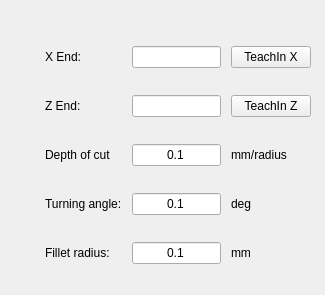
   <widget class="QWidget" name="pageTurning">
    <widget class="QWidget" name="gridLayoutWidget_2">
     <property name="geometry">
      <rect>
       <x>40</x>
       <y>25</y>
       <width>276</width>
       <height>261</height>
      </rect>
     </property>
     <layout class="QGridLayout" name="gridLayout_3">
      <property name="leftMargin">
       <number>5</number>
      </property>
      <property name="rightMargin">
       <number>5</number>
      </property>
      <property name="horizontalSpacing">
       <number>10</number>
      </property>
      <item row="2" column="2">
       <widget class="VCPSettingsLineEdit" name="turningDoc">
        <property name="styleSheet">
         <string notr="true">font: 11pt &quot;Noto Sans&quot;;</string>
        </property>
        <property name="text">
         <string>0.1</string>
        </property>
        <property name="frame">
         <bool>true</bool>
        </property>
        <property name="alignment">
         <set>Qt::AlignCenter</set>
        </property>
        <property name="settingName" stdset="0">
         <string>smart_numpad.quick-cycles-doc</string>
        </property>
        <property name="textFormat" stdset="0">
         <string/>
        </property>
       </widget>
      </item>
      <item row="4" column="2">
       <widget class="VCPSettingsLineEdit" name="turningFilletRadius">
        <property name="styleSheet">
         <string notr="true">font: 11pt &quot;Noto Sans&quot;;</string>
        </property>
        <property name="text">
         <string>0.1</string>
        </property>
        <property name="alignment">
         <set>Qt::AlignCenter</set>
        </property>
        <property name="settingName" stdset="0">
         <string>smart_numpad.quick-cycles-fillet-radius</string>
        </property>
        <property name="textFormat" stdset="0">
         <string/>
        </property>
       </widget>
      </item>
      <item row="2" column="0">
       <widget class="QLabel" name="label_14">
        <property name="styleSheet">
         <string notr="true">font: 11pt &quot;Noto Sans&quot;;</string>
        </property>
        <property name="text">
         <string>Depth of cut</string>
        </property>
       </widget>
      </item>
      <item row="0" column="0">
       <widget class="QLabel" name="label_25">
        <property name="styleSheet">
         <string notr="true">font: 11pt &quot;Noto Sans&quot;;</string>
        </property>
        <property name="text">
         <string>X End:</string>
        </property>
       </widget>
      </item>
      <item row="1" column="0">
       <widget class="QLabel" name="label_26">
        <property name="styleSheet">
         <string notr="true">font: 11pt &quot;Noto Sans&quot;;</string>
        </property>
        <property name="text">
         <string>Z End:</string>
        </property>
       </widget>
      </item>
      <item row="4" column="0">
       <widget class="QLabel" name="label_27">
        <property name="styleSheet">
         <string notr="true">font: 11pt &quot;Noto Sans&quot;;</string>
        </property>
        <property name="text">
         <string>Fillet radius:</string>
        </property>
       </widget>
      </item>
      <item row="3" column="2">
       <widget class="VCPSettingsLineEdit" name="turningTurnAngle">
        <property name="styleSheet">
         <string notr="true">font: 11pt &quot;Noto Sans&quot;;</string>
        </property>
        <property name="text">
         <string>0.1</string>
        </property>
        <property name="alignment">
         <set>Qt::AlignCenter</set>
        </property>
        <property name="settingName" stdset="0">
         <string>smart_numpad.quick-cycles-turn-angle</string>
        </property>
        <property name="textFormat" stdset="0">
         <string/>
        </property>
       </widget>
      </item>
      <item row="3" column="0">
       <widget class="QLabel" name="label_28">
        <property name="styleSheet">
         <string notr="true">font: 11pt &quot;Noto Sans&quot;;</string>
        </property>
        <property name="text">
         <string>Turning angle:</string>
        </property>
       </widget>
      </item>
      <item row="2" column="3">
       <widget class="QLabel" name="label_35">
        <property name="styleSheet">
         <string notr="true">font: 11pt &quot;Noto Sans&quot;;</string>
        </property>
        <property name="text">
         <string>mm/radius</string>
        </property>
       </widget>
      </item>
      <item row="4" column="3">
       <widget class="QLabel" name="label_36">
        <property name="styleSheet">
         <string notr="true">font: 11pt &quot;Noto Sans&quot;;</string>
        </property>
        <property name="text">
         <string>mm</string>
        </property>
       </widget>
      </item>
      <item row="3" column="3">
       <widget class="QLabel" name="label_39">
        <property name="styleSheet">
         <string notr="true">font: 11pt &quot;Noto Sans&quot;;</string>
        </property>
        <property name="text">
         <string>deg</string>
        </property>
       </widget>
      </item>
      <item row="0" column="2">
       <widget class="TeachInLineEdit" name="turningXEnd">
        <property name="alignment">
         <set>Qt::AlignRight|Qt::AlignTrailing|Qt::AlignVCenter</set>
        </property>
        <property name="referenceType" stdset="0">
         <number>1</number>
        </property>
        <property name="axisNumber" stdset="0">
         <number>0</number>
        </property>
        <property name="inchFormat" stdset="0">
         <string>%9.4f</string>
        </property>
        <property name="millimeterFormat" stdset="0">
         <string>%10.3f</string>
        </property>
        <property name="degreeFormat" stdset="0">
         <string>%10.2f</string>
        </property>
        <property name="latheMode" stdset="0">
         <number>2</number>
        </property>
       </widget>
      </item>
      <item row="1" column="2">
       <widget class="TeachInLineEdit" name="turningZEnd">
        <property name="alignment">
         <set>Qt::AlignRight|Qt::AlignTrailing|Qt::AlignVCenter</set>
        </property>
        <property name="referenceType" stdset="0">
         <number>1</number>
        </property>
        <property name="axisNumber" stdset="0">
         <number>2</number>
        </property>
        <property name="inchFormat" stdset="0">
         <string>%9.4f</string>
        </property>
        <property name="millimeterFormat" stdset="0">
         <string>%10.3f</string>
        </property>
        <property name="degreeFormat" stdset="0">
         <string>%10.2f</string>
        </property>
        <property name="latheMode" stdset="0">
         <number>0</number>
        </property>
       </widget>
      </item>
      <item row="0" column="3">
       <widget class="QPushButton" name="turningTeachXBtn">
        <property name="text">
         <string>TeachIn X</string>
        </property>
       </widget>
      </item>
      <item row="1" column="3">
       <widget class="QPushButton" name="turningTeachZBtn">
        <property name="text">
         <string>TeachIn Z</string>
        </property>
       </widget>
      </item>
     </layout>
    </widget>
   </widget>
